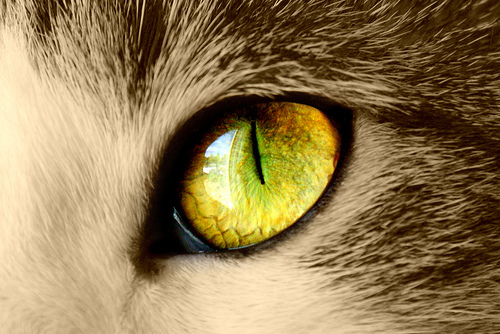
#> input picture images/cat-eye1.jpg, 500 x 334 px, given as the content of the folder ../images/cat-eye1.jpg, which was not available
$ python shrink-images.py ../images/cat-eye1.jpg out.png   (Python 2 division)   (older library calls are emulated)
#> lines starting #> are read from the running program, lines starting #| are printed output that depends on the picture; pictures that were not available may be replaced by others from this repository, and a replacement may not be noted
import Image
import argparse
from os import walk

parser = argparse.ArgumentParser(description='Shrink image sizes with white padding')
parser.add_argument('load_from_path')
parser.add_argument('save_to_path')
parser.add_argument('--ratio', default=6, required=False)

# Whether to smoothout the edge with transparency gradient
parser.add_argument('--smoothedge', action='store_true', required=False)

args = parser.parse_args()

for (dirpath, dirnames, filenames) in walk(args.load_from_path):
    for filename in filenames:
        old_im = Image.open(dirpath + "/" + filename)
#> old_im is the input picture: PIL image 500x334 RGB; mean R, G, B 146.8, 124, 82.2

        whole_img_dim = 224
        new_size = (whole_img_dim, whole_img_dim)

        new_im = Image.new("RGB", new_size, (255, 255, 255, 255))
#> new_im: PIL image 224x224 RGB; every value is 255
        old_width, old_height = old_im.size
#> old_width = 500; old_height = 334

        center_height = whole_img_dim / int(args.ratio)
        center_width = int(center_height * 1.0 / old_height * old_width)
#> center_width = 55

        old_im = old_im.resize((center_width, center_height), Image.ANTIALIAS)
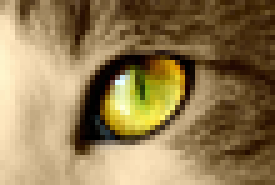
#> old_im: PIL image 55x37 RGB (shown 5 times larger); mean R, G, B 146.8, 124, 82.2
        old_im.putalpha(255)
#> old_im: PIL image 55x37 RGBA
        # Different values this time after resizing
        old_width, old_height = old_im.size
#> old_width = 55; old_height = 37

        # Smooth out the edge if toggled
        if args.smoothedge:
            pixels = old_im.load()
            # Create a transparency gradient 20% of center image height
            gradient_height = int(old_height * 0.2)
            for y in range(gradient_height):
                new_alpha = int(y * 1.0 / gradient_height * 255)
                for x in range(old_width):
                    print pixels[x, y][:3]
                    pixels[x, y] = pixels[x, y][:3] + (new_alpha, )

        #old_im.save('lol.jpg')
        new_im.paste(old_im, ((new_size[0]-old_width)/2,
                              (new_size[1]-old_height)/2))
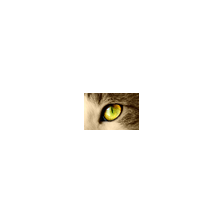
#> new_im: PIL image 224x224 RGB; mean R, G, B 250.6, 249.7, 248

        new_im.save(args.save_to_path + "/" + filename)

$ run again, on images/cat-face1.jpg
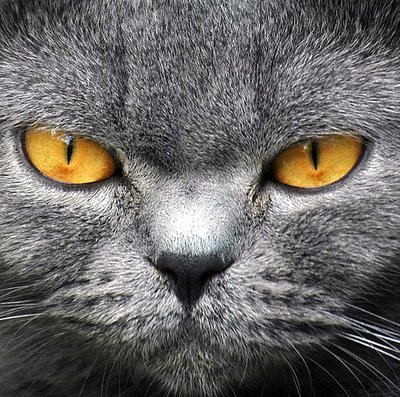
#> input picture images/cat-face1.jpg, 400 x 397 px, given as the content of the folder ../images/cat-face1.jpg, which was not available
#> old_im is the input picture: PIL image 400x397 RGB; mean R, G, B 106.5, 103, 101.1
#> `old_im = old_im.resize((center_width, center_height), Image.ANTIALIAS)`:
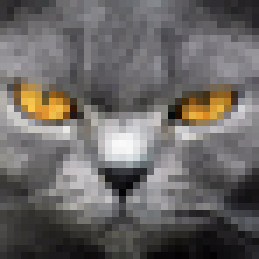
#> old_im: PIL image 37x37 RGB (shown 7 times larger); mean R, G, B 106.5, 103, 101.2
#> `new_im.paste(old_im, ((new_size[0]-old_width)/2, (new_size[1]-old_heig..`:
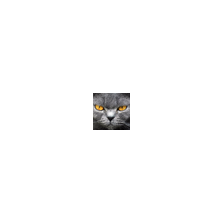
#> new_im: PIL image 224x224 RGB; mean R, G, B 250.9, 250.9, 250.8

$ run again, on images/cat-face2.jpg
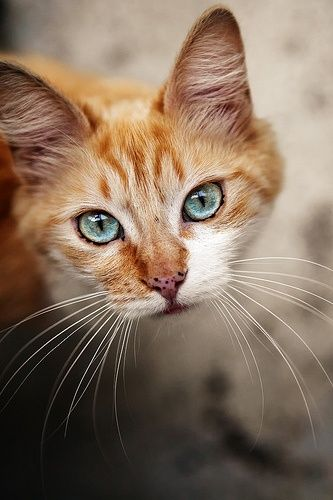
#> input picture images/cat-face2.jpg, 333 x 500 px, given as the content of the folder ../images/cat-face2.jpg, which was not available
#> old_im is the input picture: PIL image 333x500 RGB; mean R, G, B 133.4, 112.9, 95
#> `old_im = old_im.resize((center_width, center_height), Image.ANTIALIAS)`:
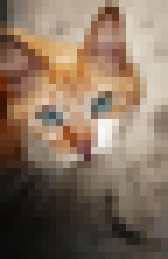
#> old_im: PIL image 24x37 RGB (shown 7 times larger); mean R, G, B 133.4, 112.9, 95
#> `new_im.paste(old_im, ((new_size[0]-old_width)/2, (new_size[1]-old_heig..`:
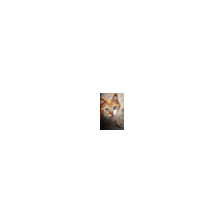
#> new_im: PIL image 224x224 RGB; mean R, G, B 252.8, 252.5, 252.2
